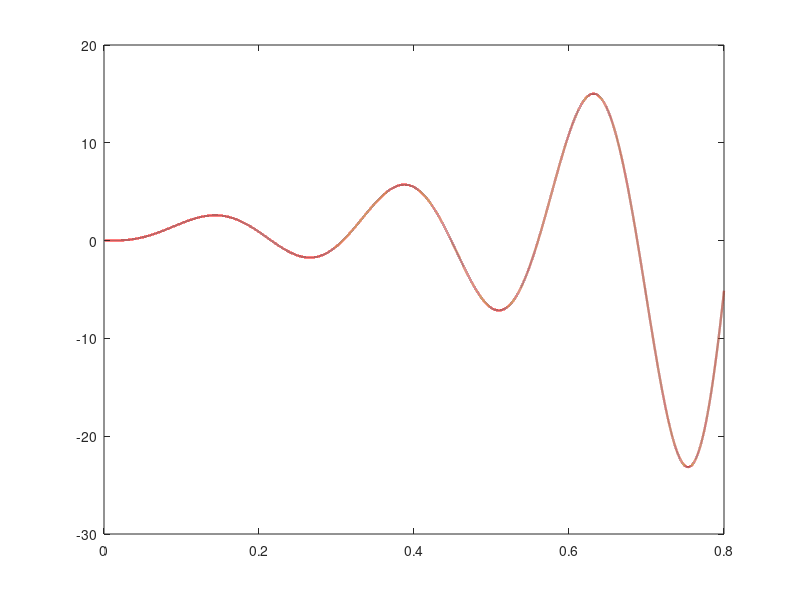

This chart was generated by the following MATLAB code: (Note: this script raises an error after producing the figure.)
clc;
clear;
close all;

%% Исходная система при единичной отрицательной обратной связи
s = tf('s');
K = 100;
omega0 = [10 50 100];                
M_target = 1.3;
sigma_limit = 25;                   
T_limit = 0.8;                     
band = 0.02;                         

W0 = K/(s*(1+s/omega0(1))*(1+s/omega0(2))*(1+s/omega0(3)));
Phi0 = feedback(W0, 1);
poles0 = pole(Phi0);
stable0 = isstable(Phi0);

t = linspace(0, T_limit, 80001).';
h0 = step(Phi0, t);
figure('Color','w', 'Name','Исходный переходный процесс');
plot(t, h0, 'Color',[0.65 0.23 0.16], 'LineWidth',1.6);
hold on;
yline(1, 'k:', 'Уровень задания', 'HandleVisibility','off');
grid on;
xlabel('t, с'); ylabel('h_0(t)');
title('Отклик исходной замкнутой системы');

%% Желаемая разомкнутая система
zeta = sqrt((1-sqrt(1-1/M_target^2))/2);
b_initial = 4*K*zeta^2;              
b = fzero(@(value) resonantPeak(K, value)-M_target, [100 200]);
omega_d = b*[1 5 10];
[M, omega_r] = resonantPeak(K, b);
Wd = K/(s*(1+s/omega_d(1))*(1+s/omega_d(2))*(1+s/omega_d(3)));
[gm0, pm0, w_phase0, wc0] = margin(W0);
[gm1, pm1, w_phase1, wc1] = margin(Wd);

%% Исходные и желаемые частотные характеристики в одном масштабе
w = logspace(0, 4, 5000);
[L0, phase0] = logResponse(W0, w);
[Ld, phase_d] = logResponse(Wd, w);
figure('Color','w', 'Name','Частотные характеристики разомкнутых контуров');
subplot(2,1,1);
semilogx(w, L0, 'r-', w, Ld, 'b-', 'LineWidth',1.4); hold on;
yline(0, 'k:', 'HandleVisibility','off');
semilogx(wc0, 0, 'ro', wc1, 0, 'bo', 'HandleVisibility','off');
grid on;
ylabel('L(\omega), дБ');
title('ЛАЧХ исходной и желаемой разомкнутых систем');
legend('Исходная','Желаемая','Location','southwest');
subplot(2,1,2);
semilogx(w, phase0, 'r-', w, phase_d, 'b-', 'LineWidth',1.4); hold on;
yline(-180, 'k:', 'HandleVisibility','off');
semilogx(wc0, pm0-180, 'ro', wc1, pm1-180, 'bo', 'HandleVisibility','off');
grid on;
xlabel('\omega, рад/с'); ylabel('\phi(\omega), град');
title('ЛФЧХ исходной и желаемой разомкнутых систем');

%% Геометрическое вычитание асимптотических ЛАЧХ
L0_asym = asymptoticMagnitude(w, K, omega0);
Ld_asym = asymptoticMagnitude(w, K, omega_d);
Lku_asym = Ld_asym-L0_asym;

Wku = (1+s/omega0(1))*(1+s/omega0(2))*(1+s/omega0(3)) / ...
      ((1+s/omega_d(1))*(1+s/omega_d(2))*(1+s/omega_d(3)));
[Lku, ~] = logResponse(Wku, w);

wc_asym = [sqrt(K*omega0(1)); K];
Lku_high_db = 20*log10(prod(omega_d)/prod(omega0));
frequency_summary = table([omega0; omega_d], [wc0; wc1], wc_asym, ...
    [w_phase0; w_phase1], [pm0; pm1], 20*log10([gm0; gm1]), ...
    'VariableNames', {'Breaks_rad_s','Crossover_rad_s','AsymptoticCrossover_rad_s', ...
                      'PhaseCrossover_rad_s','PhaseMargin_deg','GainMargin_dB'}, ...
    'RowNames', {'Исходная','Желаемая'});

figure('Color','w', 'Name','Синтез ПКУ геометрическим вычитанием');
subplot(2,1,1);
semilogx(w, L0_asym, 'r-', w, Ld_asym, 'b-', 'LineWidth',1.4); hold on;
yline(0, 'k:', 'HandleVisibility','off');
grid on; ylabel('L(\omega), дБ');
title('Асимптотические ЛАЧХ разомкнутых систем');
legend('Исходная','Желаемая','Location','southwest');
subplot(2,1,2);
semilogx(w, Lku_asym, 'b-', w, Lku, 'k--', 'LineWidth',1.4); hold on;
for frequency = [omega0 omega_d]
    xline(frequency, ':', 'Color',[0.55 0.55 0.55], 'HandleVisibility','off');
end
grid on;
xlabel('\omega, рад/с'); ylabel('L_{ку}(\omega), дБ');
title('ЛАЧХ последовательного корректирующего устройства');
legend('Геометрическая разность','Точная ЛАЧХ ПКУ','Location','northwest');

%% Проверка скорректированной замкнутой систем
Phi_full = feedback(ss(Wku)*ss(W0), 1);
Phi1 = feedback(minreal(Wku*W0), 1);
poles_full = pole(Phi_full);
poles1 = pole(Phi1);
stable1 = isstable(Phi_full) && isstable(Phi1);

h1 = step(Phi1, t);
h_inf = dcgain(Phi1);
S = stepinfo(h1, t, h_inf, 'SettlingTimeThreshold',band);
[L_closed, phase_closed] = logResponse(Phi1, w);
[M_closed, omega_r_closed] = getPeakGain(Phi1, 1e-8);

quality_summary = table([stable0; stable1; true], [NaN; S.SettlingTime; T_limit], ...
    [NaN; S.Overshoot; sigma_limit], [NaN; M_closed; M_target], ...
    'VariableNames', {'Stable','SettlingTime_s','Overshoot_pct','M'}, ...
    'RowNames', {'До коррекции','После коррекции','Требование'});
disp(quality_summary);

figure('Color','w', 'Name','Скорректированный переходный процесс');
plot(t, h1, 'b-', 'LineWidth',1.6); hold on;
yline(h_inf*(1-band), 'k--'); yline(h_inf*(1+band), 'k--');
xline(S.SettlingTime, 'r:', sprintf('Tпп = %.4f с', S.SettlingTime));
plot(S.PeakTime, S.Peak, 'ro', 'MarkerFaceColor','r');
xlim([0 min(t(end), 2*S.SettlingTime)]); grid on;
xlabel('t, с'); ylabel('h_1(t)');
title('Отклик скорректированной замкнутой системы');

figure('Color','w', 'Name','Частотные характеристики после коррекции');
subplot(2,1,1);
semilogx(w, L_closed, 'b-', 'LineWidth',1.4); hold on;
semilogx(omega_r_closed, 20*log10(M_closed), 'ro', 'MarkerFaceColor','r');
grid on; ylabel('L(\omega), дБ');
title(sprintf('ЛАЧХ скорректированной замкнутой системы, M = %.2f', M_closed));
subplot(2,1,2);
semilogx(w, phase_closed, 'b-', 'LineWidth',1.4);
grid on;
xlabel('\omega, рад/с'); ylabel('\phi(\omega), град');
title('ЛФЧХ скорректированной замкнутой системы');

function [M, omega_r] = resonantPeak(K, b)
    rho = K/b;
    F = [0.0004, 0.0504, 1.05+0.04*rho, 1-2.6*rho, rho^2];
    x = fzero(@(x) polyval(polyder(F), x), [0 10]);
    M = rho/sqrt(polyval(F, x));
    omega_r = b*sqrt(x);
end

function [L, phase] = logResponse(sys, w)
    response = reshape(freqresp(sys, w), 1, []);
    L = 20*log10(abs(response));
    phase = unwrap(angle(response))*180/pi;
end

function L = asymptoticMagnitude(w, K, breaks)
    L = 20*log10(K./w);
    for frequency = breaks
        L = L-20*max(0, log10(w/frequency));
    end
end
